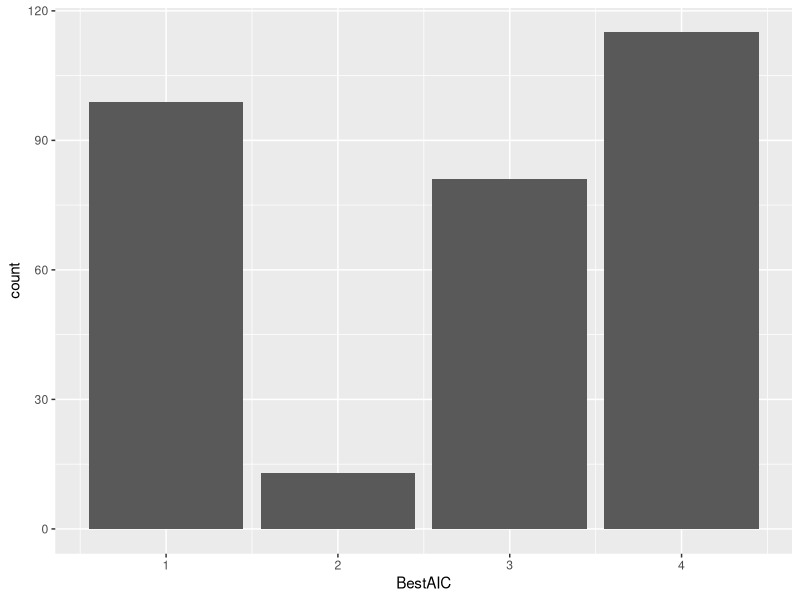
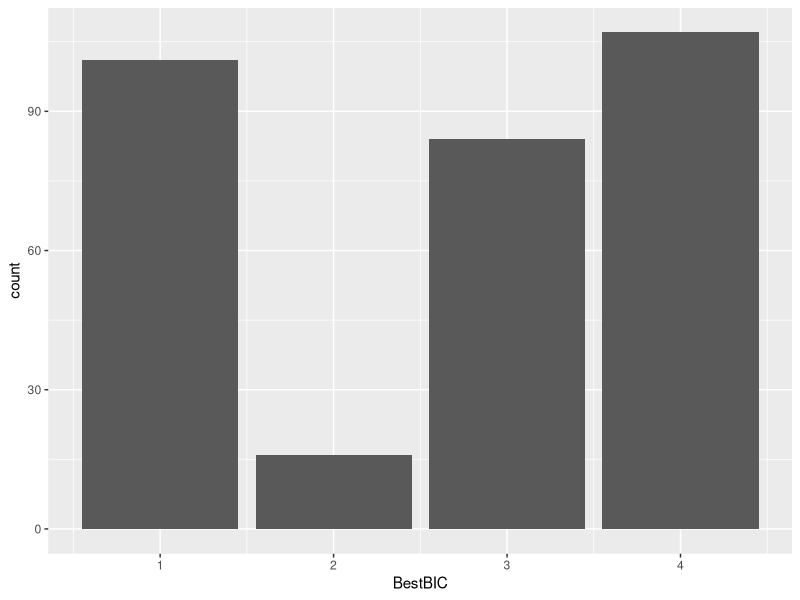

The R script that drew these images, in order:
#Author: Ruth Keane (ruth.keane19@imperial.ac.uk)
#Script: Bestanalysis.R
#Desc: analysing model results
#Arguments: none
#Input: none 
#Output: none
#Date: Dec 2019
##later maybe do this is in datamodelling tidied
require(ggplot2)
Best<-read.csv("../Results/CRatBest.csv",)
Best<-as.data.frame(Best[2:6])
colnames(Best)<-c("i","BestAIC","AIC","BestBIC","BIC")
ggplot(data=Best,aes(BestAIC))+geom_bar()
ggplot(data=Best,aes(BestBIC))+geom_bar()

#2 holling ,3 gen holling ,4 pol(polnomial degree2), 5,polc (polynomal degree3)
